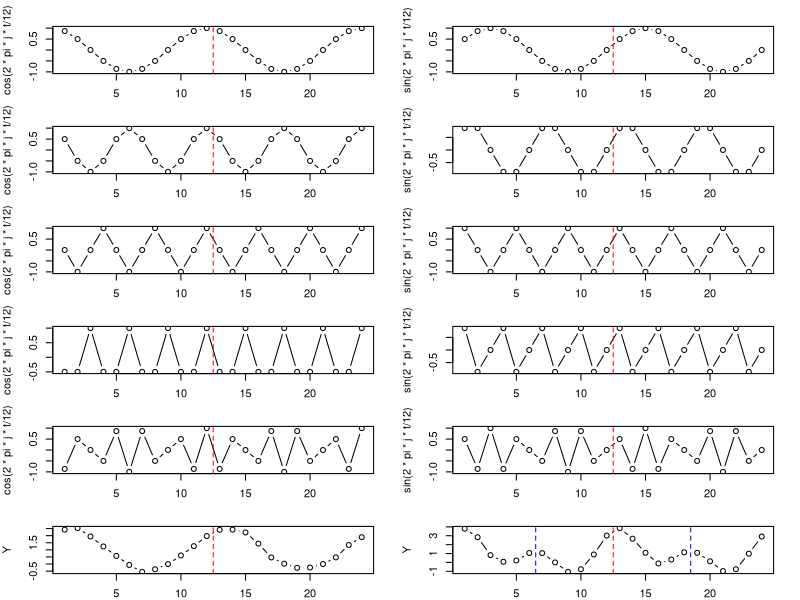
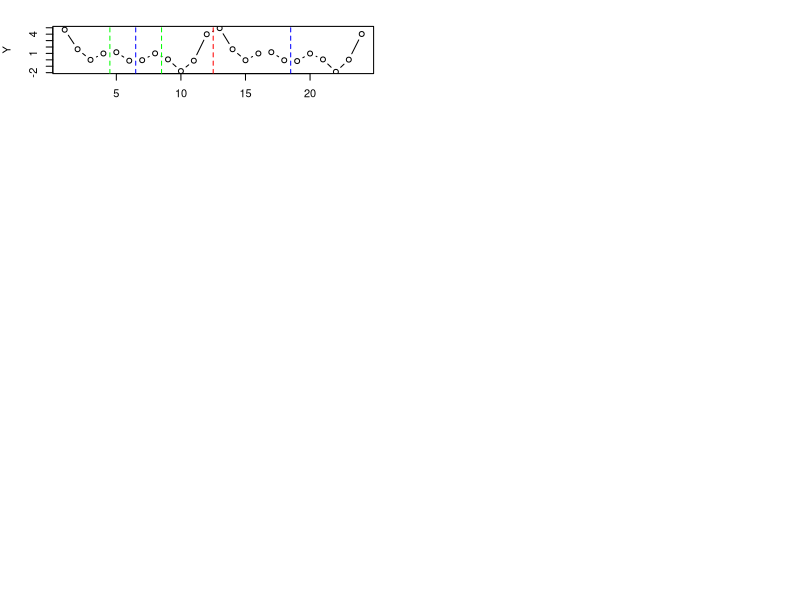

Write the R code that produced these figures, in order.
## Sine and Cosine Visualization

t <- 1:24 

par(mfrow=c(6,2), mar=c(2,4,2,2))
j = 1   # values repeat every 12/j = 12 months
plot(cos(2*pi*j*t/12),type="b")
abline(v=12.5,col="red",lty=2)
plot(sin(2*pi*j*t/12),type="b")
abline(v=12.5,col="red",lty=2)
j=2     # values repeat every 12/j = 6 months
plot(cos(2*pi*j*t/12),type="b")
abline(v=12.5,col="red",lty=2)
plot(sin(2*pi*j*t/12),type="b")
abline(v=12.5,col="red",lty=2)
j=3     # values repeat every 12/j = 4 months
plot(cos(2*pi*j*t/12),type="b")
abline(v=12.5,col="red",lty=2)
plot(sin(2*pi*j*t/12),type="b")
abline(v=12.5,col="red",lty=2)
j=4     # values repeat every 12/j = 3 month
plot(cos(2*pi*j*t/12),type="b")
abline(v=12.5,col="red",lty=2)
plot(sin(2*pi*j*t/12),type="b")
abline(v=12.5,col="red",lty=2)
j=5     # values repeat every 12/j = 2.4 months
plot(cos(2*pi*j*t/12),type="b")
abline(v=12.5,col="red",lty=2)
plot(sin(2*pi*j*t/12),type="b")
abline(v=12.5,col="red",lty=2)


a0 <- 1 
a1 <- 1
b1 <- 1
e <- rnorm(n=24, mean=0, sd=0.1)

Y <- a0 + a1*cos(2*pi*1*t/12) + b1*sin(2*pi*1*t/12) + e
plot(Y, type="b")
abline(v=12.5,col="red",lty=2)


a0 <- 1 
a1 <- 1
b1 <- 1
a2 <- 1
b2 <- 1
e <- rnorm(n=24, mean=0, sd=0.1)

Y <- a0 + a1*cos(2*pi*1*t/12) + b1*sin(2*pi*1*t/12) + 
          a2*cos(2*pi*2*t/12) + b2*sin(2*pi*2*t/12) + e
plot(Y, type="b") 
abline(v=12.5,col="red",lty=2)
abline(v=6.5,col="blue",lty=2)
abline(v=18.5,col="blue",lty=2)



a0 <- 1 
a1 <- 1
b1 <- 1
a2 <- 1
b2 <- 1
a3 <- 1
b3 <- 1
c3 <- 1
e <- rnorm(n=24, mean=0, sd=0.1)

Y <- a0 + a1*cos(2*pi*1*t/12) + b1*sin(2*pi*1*t/12) + 
          a2*cos(2*pi*2*t/12) + b2*sin(2*pi*2*t/12) + 
          a3*cos(2*pi*3*t/12) + b3*sin(2*pi*3*t/12) + e
plot(Y, type="b") 
abline(v=12.5,col="red",lty=2)
abline(v=6.5,col="blue",lty=2)
abline(v=18.5,col="blue",lty=2)
abline(v=4.5,col="green",lty=2)
abline(v=8.5,col="green",lty=2)



